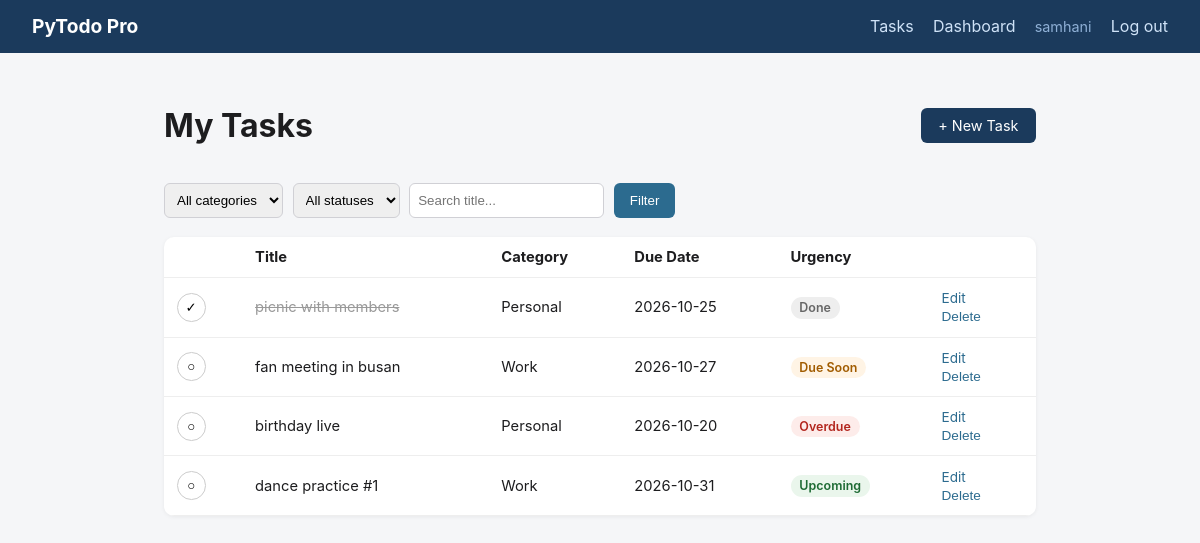
The page / (signed in) on the database its author committed.
### tables this page shows
CREATE TABLE tasks (
                id INTEGER PRIMARY KEY AUTOINCREMENT,
                user_id INTEGER NOT NULL,
                title TEXT NOT NULL,
                description TEXT DEFAULT '',
                category_id INTEGER,
                due_date TEXT,
                done INTEGER NOT NULL DEFAULT 0,
                completed_at TEXT,
                created_at TEXT NOT NULL
            );

CREATE TABLE categories (
                id INTEGER PRIMARY KEY AUTOINCREMENT,
                name TEXT NOT NULL UNIQUE
            );

### app.py (the view)
@app.route("/")
@login_required_web
def index():
    db = get_db()
    category_filter = request.args.get("category", "").strip()
    status_filter = request.args.get("status", "").strip()
    q = request.args.get("q", "").strip()
    query = "SELECT * FROM tasks WHERE user_id = ?"
    params = [session["user_id"]]
    cat_id = get_category_id_by_name(db, category_filter) if category_filter else None
    if cat_id:
        query += " AND category_id = ?"
        params.append(cat_id)
    if status_filter == "done":
        query += " AND done = 1"
    elif status_filter == "open":
        query += " AND done = 0"
    if q:
        query += " AND title LIKE ?"
        params.append(f"%{q}%")
    query += " ORDER BY id DESC"
    rows = db.execute(query, params).fetchall()
    tasks = [row_to_task(r, get_category_name(db, r["category_id"])) for r in rows]
    categories = db.execute("SELECT * FROM categories ORDER BY name").fetchall()
    return render_template(
        "index.html", tasks=tasks, categories=categories,
        category_filter=category_filter, status_filter=status_filter, q=q,
    )

### app.py (called while the page is built)
def get_db():
    db = getattr(g, "_database", None)
    if db is None:
        db = g._database = sqlite3.connect(DATABASE)
        db.row_factory = sqlite3.Row
    return db

@app.teardown_appcontext
def close_connection(exception):
    db = getattr(g, "_database", None)
    if db is not None:
        db.close()

def row_to_task(row, category_name=None):
    return {
        "id": row["id"],
        "title": row["title"],
        "description": row["description"],
        "category_id": row["category_id"],
        "category": category_name,
        "due_date": row["due_date"],
        "done": bool(row["done"]),
        "urgency": compute_urgency(row["due_date"]) if not row["done"] else "Done",
        "completed_at": row["completed_at"],
        "created_at": row["created_at"],
    }

def get_category_name(db, category_id):
    if not category_id:
        return None
    row = db.execute("SELECT name FROM categories WHERE id = ?", (category_id,)).fetchone()
    return row["name"] if row else None

def login_required_web(f):
    @wraps(f)
    def wrapper(*args, **kwargs):
        if not session.get("user_id"):
            return redirect(url_for("login_page"))
        return f(*args, **kwargs)
    return wrapper

### helpers.py (called while the page is built)
def compute_urgency(due_date_str, today=None):
    if today is None:
        today = date.today()
    if not due_date_str:
        return "No due date"
    due = datetime.strptime(due_date_str, "%Y-%m-%d").date()
    if due <= today:
        return "Overdue"
    delta_days = (due - today).days
    if delta_days <= 2:
        return "Due Soon"
    return "Upcoming"

### templates/index.html (shortened to what this page needs)
{% extends "base.html" %}
{% block content %}
<div class="page-header">
    <h1>My Tasks</h1>
    <a class="btn" href="{{ url_for('new_task') }}">+ New Task</a>
</div>
<form method="get" class="filters">
    <select name="category" onchange="this.form.submit()">
        <option value="">All categories</option>
    </select>
    <select name="status" onchange="this.form.submit()">
        <option value="">All statuses</option>
    </select>
    <input type="text" name="q" placeholder="Search title..." value="{{ q }}">
    <button type="submit">Filter</button>
</form>
<table class="task-table">
    <thead>
        <tr>
            <th></th>
            <th>Title</th>
            <th>Category</th>
            <th>Due Date</th>
            <th>Urgency</th>
            <th></th>
        </tr>
    </thead>
    <tbody>
        {% for t in tasks %}
        <tr class="{{ 'done' if t.done else '' }}">
            <td>
                <form method="post" action="{{ url_for('toggle_task', task_id=t.id) }}">
                    <button type="submit" class="check-btn">{{ '✓' if t.done else '○' }}</button>
                </form>
            </td>
            <td class="title-cell">{{ t.title|safe }}</td>
            <td>{{ t.category or '—' }}</td>
            <td>{{ t.due_date or '—' }}</td>
            <td><span class="badge badge-{{ t.urgency|lower|replace(' ', '-') }}">{{ t.urgency }}</span></td>
            <td class="actions">
                <a href="{{ url_for('edit_task', task_id=t.id) }}">Edit</a>
                <form method="post" action="{{ url_for('delete_task_web', task_id=t.id) }}" onsubmit="return confirm('Delete this task?');">
                    <button type="submit" class="link-btn">Delete</button>
                </form>
            </td>
        </tr>
        {% else %}
        <tr><td colspan="6" class="empty">No tasks match your filters.</td></tr>
        {% endfor %}
    </tbody>
</table>
{% endblock %}

### templates/base.html (shortened to what this page needs)
<!doctype html>
<html lang="en">
<head>
    <link rel="stylesheet" href="{{ url_for('static', filename='style.css') }}">
</head>
<body>
    <nav class="topnav">
        <a class="brand" href="{{ url_for('index') if session.get('user_id') else url_for('login_page') }}">PyTodo Pro</a>
        {% if session.get('user_id') %}
        <div class="nav-links">
            <a href="{{ url_for('index') }}">Tasks</a>
            <a href="{{ url_for('dashboard') }}">Dashboard</a>
            <span class="nav-user">{{ session.get('username') }}</span>
            <a href="{{ url_for('logout') }}">Log out</a>
        </div>
        {% endif %}
    </nav>
    <div class="container">
        {% block content %}{% endblock %}
    </div>
</body>
</html>

### static/style.css (style rules this page uses)
* { box-sizing: border-box; }
body { font-family: -apple-system, Segoe UI, Roboto, sans-serif; background: #f5f6f8; color: #1d1d1f; margin: 0; }
.topnav { background: #1B3A5C; color: #fff; padding: 0.9rem 2rem; display: flex; align-items: center; justify-content: space-between; }
.topnav .brand { color: #fff; font-weight: 700; font-size: 1.2rem; text-decoration: none; }
.nav-links { display: flex; gap: 1.2rem; align-items: center; }
.nav-links a { color: #cfe2f7; text-decoration: none; }
.nav-user { color: #8fb0d6; font-size: 0.9rem; }
.container { max-width: 920px; margin: 2rem auto; padding: 0 1.5rem; }
.page-header { display: flex; justify-content: space-between; align-items: center; margin-bottom: 1rem; }
.btn, .btn-secondary { display: inline-block; padding: 0.55rem 1.1rem; border-radius: 6px; text-decoration: none; font-size: 0.9rem; }
.btn { background: #1B3A5C; color: #fff; }
.filters { display: flex; gap: 0.6rem; margin-bottom: 1.2rem; flex-wrap: wrap; }
.filters select, .filters input { padding: 0.5rem; border: 1px solid #d0d0d5; border-radius: 6px; }
.filters button { padding: 0.5rem 1rem; border: none; background: #2C6B8F; color: #fff; border-radius: 6px; cursor: pointer; }
.task-table { width: 100%; border-collapse: collapse; background: #fff; border-radius: 10px; overflow: hidden; box-shadow: 0 1px 4px rgba(0,0,0,0.06); }
.task-table th, .task-table td { padding: 0.7rem 0.8rem; text-align: left; border-bottom: 1px solid #eee; font-size: 0.92rem; }
.task-table tr.done .title-cell { text-decoration: line-through; color: #999; }
.check-btn { border: 1px solid #ccc; background: #fff; border-radius: 50%; width: 1.8rem; height: 1.8rem; cursor: pointer; }
.actions a, .link-btn { color: #2C6B8F; text-decoration: none; font-size: 0.85rem; margin-right: 0.6rem; background: none; border: none; cursor: pointer; padding: 0; }
.badge { padding: 0.2rem 0.55rem; border-radius: 12px; font-size: 0.78rem; font-weight: 600; }
.badge-overdue { background: #fdecea; color: #b3261e; }
.badge-due-soon { background: #fff4e5; color: #a15c00; }
.badge-upcoming { background: #eaf6ec; color: #1e6b34; }
.badge-done { background: #eee; color: #666; }

### rows shown on the page
tasks: title "picnic with members", due_date "2026-10-25"
categories: name "Personal" "Personal"
tasks: title "fan meeting in busan", due_date "2026-10-27"
categories: name "Work" "Work"
tasks: title "birthday live", due_date "2026-10-20"
tasks: title "dance practice #1", due_date "2026-10-31"

### other values the page prints
{{ session.get('username') }} "samhani"
{{ '✓' if t.done else '○' }} "✓" "○" "○" "○"
{{ t.urgency }} "Done" "Due Soon" "Overdue" "Upcoming"
